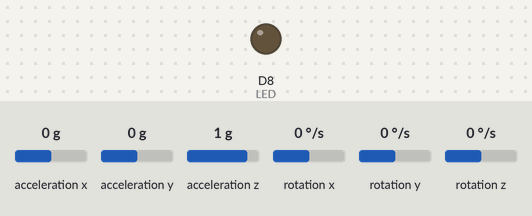
Simulated run of this sketch. Board: ESP8266 (NodeMCU). Parts: output pins drawn as LEDs (lit = HIGH). Wiring (inferred from the names in the program): MPU-6050 motion sensor at I2C address 0x68. Inputs (shaded band) come from the test bench; at power-on: acceleration x 0 g, acceleration y 0 g, acceleration z 1 g, rotation x 0 °/s, rotation y 0 °/s, rotation z 0 °/s. WiFi joins after 1.5 s; servers stay silent unless stated; random numbers use the default seed unless the sketch sets one; no MQTT or app messages arrive unless stated; what the sketch prints to the serial monitor is not drawn.

Above: at 4.3 s.
4.4 s: acceleration x set to -1.4 g
At 5.48 s:
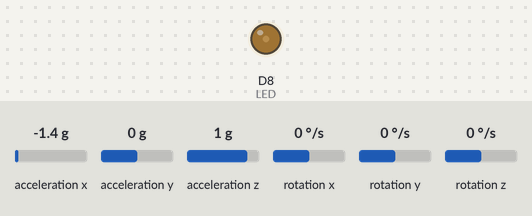
7.4 s: acceleration x set to 0 g
At 12.8 s:
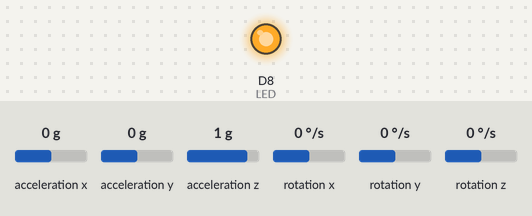
Timing chart, 0 to 20.4 s (numbered marks = the images above; inputs shaded):
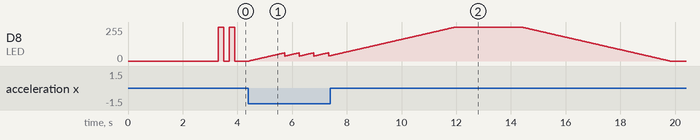

Measured:
- by itself, D8 (LED): alternates 255/255 for 0.20 s and 0/255 for 0.20 s

The sketch:

shortest_path_new.ino
```cpp
#include <ESP8266WiFi.h>
#include <PubSubClient.h>
#include <Wire.h>

const int MPU_ADDR =      0x68;
const int WHO_AM_I =      0x75;
const int PWR_MGMT_1 =    0x6B;
const int GYRO_CONFIG =   0x1B;
const int ACCEL_CONFIG =  0x1C;
const int ACCEL_XOUT =    0x3B;

const int sda_pin = D2; // define I2C SDA
const int scl_pin = D1; // define I2C SCL

//------ holds values form MPU6050 sensor ------//
int16_t AcX, AcY, AcZ, GyX, GyY, GyZ;

//------ holds update values for fade multithreading ------//
unsigned long LastRandomUpdate = 0;
unsigned long LastMsgUpdate = 0;
unsigned long LastPushUpdate = 0;

//------ holds random number updates ------//
int randNumber;

//------ flags ------//
bool restPosState = HIGH;
bool publishState = HIGH;
bool msgState = HIGH;
bool randState = HIGH;

//------ take a snapshot of the rest position ------//
int restPos;

//------ values used to delay fade state change ------//
int msgCounter = 0;
int pushCounter = 0;

//------ fade states ------//
#define UP 0
#define DOWN 1

byte fadeDirection = UP;
byte msgfadeDirection = UP;
byte pushfadeDirection = UP;
byte fadeIncrement = 1;

//------ fade limit values ------//
const int minPWM = 0;
const int maxPWM = 1023;

const int minRandPWM = 0;
const int maxRandPWM = 160;

int fadeValue = 0;
int msgFadeValue = 0;
int pushFadeValue = 0;

int fadeMax = 1100;

//------ LED pin ------//
const int LED = D8;
//const int LED = D5;

//------ updates millis() value ------//
unsigned long currentMillis;

//------ wifi connection values ------//
const char* ssid = "Shortest_Path_AP";   //wifi name
const char* password = "ESP8266rocks";       //wifi PassWord
const char* mqtt_server = "192.168.0.3";   //MQTT broker ip (Raspberry pi)

//------ unique device values ------//
const char* deviceSub = "47";                //device number - has to be modified for every device
const char* deviceHigh = "#47,1";
const char* deviceLow = "#47,0";


void initI2C()
{
  Wire.begin(sda_pin, scl_pin);
}

void writeRegMPU(int reg, int val)
{
  Wire.beginTransmission(MPU_ADDR);
  Wire.write(reg);
  Wire.write(val);
  Wire.endTransmission(true);
}

uint8_t readRegMPU(uint8_t reg)
{
  uint8_t data;
  Wire.beginTransmission(MPU_ADDR);
  Wire.write(reg);
  Wire.endTransmission(false);
  Wire.requestFrom(MPU_ADDR, 1);
  data = Wire.read();
  return data;
}

void findMPU(int mpu_addr)
{
  Wire.beginTransmission(MPU_ADDR);
  int data = Wire.endTransmission(true);

  if (data == 0)
  {
    Serial.print("Device found at address: 0x");
    Serial.println(MPU_ADDR, HEX);
  }
  else
  {
    Serial.println("Device not found!");
  }
}

void checkMPU(int mpu_addr)
{
  findMPU(MPU_ADDR);
  int data = readRegMPU(WHO_AM_I);

  if (data == 104)
  {
    Serial.println("MPU6050 OK! (104)");

    data = readRegMPU(PWR_MGMT_1); // Register 107 – Power Management 1-0x6B

    if (data == 64) Serial.println("MPU6050 is in sleep mode! (64)");
    else Serial.println("MPU6050 ACTIVE!");
  }
  else Serial.println("Verifique dispositivo - MPU6050 NÃO disponível!");
}

void initMPU()
{
  setSleepOff();
  setGyroScale();
  setAccelScale();
}

void setSleepOff()
{
  writeRegMPU(PWR_MGMT_1, 0);
}

void setGyroScale()
{
  writeRegMPU(GYRO_CONFIG, 0);
}

void setAccelScale()
{
  writeRegMPU(ACCEL_CONFIG, 0);
}

void readRawMPU()
{
  Wire.beginTransmission(MPU_ADDR);
  Wire.write(ACCEL_XOUT);
  Wire.endTransmission(false);
  Wire.requestFrom(MPU_ADDR, 14);

  AcX = Wire.read() << 8;
  AcX |= Wire.read();
  AcY = Wire.read() << 8;
  AcY |= Wire.read();
  AcZ = Wire.read() << 8;
  AcZ |= Wire.read();

  /*
    GyX = Wire.read() << 8;
    GyX |= Wire.read();
    GyY = Wire.read() << 8;
    GyY |= Wire.read();
    GyZ = Wire.read() << 8;
    GyZ |= Wire.read();
  */
}

//------ Function used to genrate random numbers ------//
int getRandomNumber(int startNum, int endNum) {
  randomSeed(ESP.getCycleCount());
  return random(startNum, endNum);
}

WiFiClient espClient;
PubSubClient client(espClient);


void setup() {

  delay(100);
  Serial.print("Setting "); Serial.print(LED); Serial.println(" as OUTPUT");
  pinMode(LED, OUTPUT); //Set D8 as output pin
  Serial.begin(115200);

  int randWifiConnect = getRandomNumber(0, 15000);

  Serial.println(" ");
  Serial.print("waiting for ");
  Serial.print(randWifiConnect);
  Serial.println(" millis before wifi connect...");
  delay(randWifiConnect);

  Serial.println("initializing I2C coms...");
  initI2C();
  Serial.println("setting up MPU6050 module...");
  initMPU();
  delay(50);

  setup_wifi();

  client.setServer(mqtt_server, 1883);
  client.setCallback(callback);
  delay(50);
}

void loop() {


  currentMillis = millis();

  //------ update MQTT client ------// DO NOT MOVE!!!
  client.loop();

  if (!client.connected()) {
    reconnect();
  }

  //------ check to see if sensor init correctly ------//
  if ( restPosState ) {
    delay(100);
    readRawMPU();

    restPos = AcX;
    Serial.print("restPos: ");
    Serial.println(restPos);

    if (restPos == -1) {
      Serial.println("MPU6050 doesn't communicate correctly");
      Serial.println("restarting...");
      ESP.restart();
    }
    else {
      Serial.println("sensor data is A-ok");
      digitalWrite(LED, HIGH); delay(200);
      digitalWrite(LED, LOW);  delay(200);
      digitalWrite(LED, HIGH); delay(200);
      digitalWrite(LED, LOW);
      Serial.println("starting loop...");
    }
    restPosState = LOW;
  }

  //------- update sensor values ------//
  readRawMPU();

  if (( AcX > restPos + 1550  || AcX < restPos - 1550 ) && publishState)
  {
    publishState = !publishState;
    Serial.print("turning ON device: "); Serial.println(deviceSub);
    client.publish("inData", deviceHigh);
  }

  if (( AcX > (restPos + 1600)  || AcX < (restPos - 1600)) && pushFadeValue >= 250 )
  {
    if ( pushfadeDirection == UP ) {
      pushFadeValue = 150;
      pushCounter = 0;
    }
    if ( pushCounter >= 1250 ) {
      pushFadeValue = 100;
      pushCounter = 0;
      pushfadeDirection = UP;
      Serial.println("was here");
    }
    Serial.print("turning ON device agian: "); Serial.println(deviceSub);
    client.publish("inData", deviceHigh);
  }

  if (( currentMillis - LastPushUpdate ) > 4 ) {
    if ( !publishState ) {
      randState = LOW;
      randNumber = 0;
      msgState = HIGH;
      push_fade();
    }
    LastPushUpdate = currentMillis;
  }

  if (( currentMillis - LastMsgUpdate ) > 4 ) {
    if ( !msgState ) {
      randState = LOW;
      msg_fade();
    }
    LastMsgUpdate = currentMillis;
  }

  if (( currentMillis - LastRandomUpdate ) > 2 ) {  //4
    random_fade( 0, 30000 );                        //random value limits
    LastRandomUpdate = currentMillis;
  }
}

void setup_wifi() {

  delay(10);                                        //start by connecting to a WiFi network
  Serial.print("Connecting to ");
  Serial.print(ssid);
  WiFi.begin(ssid, password);                       //connect...

  while (WiFi.status() != WL_CONNECTED) {
    delay(1000);
    Serial.print(".");
  }
  Serial.print("WiFi connected");
  //Serial.println("IP address: " + WiFi.localIP());
}

//------ MQTT msg received ------//
void callback( char* topic, byte * payload, unsigned int length ) {

  Serial.print("Message arrived [");
  Serial.print(topic);
  Serial.print("] ");

  if (topic == "outData") { }

  for (int i = 0; i < length; i++) {
    Serial.print((char)payload[i]);
    //msg.concat((char)payload[i]);
  }
  //Serial.print("msg: "); Serial.print((char)payload[0]); Serial.println((char)payload[1]);

  if ((char)payload[0] == deviceSub[0] && (char)payload[1] == deviceSub[1]) {

    msgState = LOW;   // turn on the msg_fade_function
    msgfadeDirection = UP;
    msgCounter = 0;

    if ( msgCounter != 1 ) {
      msgFadeValue = 0;
    }
    else {
      msgFadeValue = 100;
    }
  }
}

void reconnect() {
  // Loop until we're reconnected
  while (!client.connected()) {
    delay(10);
    Serial.print("Attempting MQTT connection...");

    if (client.connect(deviceSub)) {
      Serial.println("connected");
      client.publish("test", deviceSub );               //publish to "test" topic on MQTT connect
      client.subscribe("outData");
    }                                                    //...and resubscribe to topic outData
    else {
      Serial.print("failed, rc=");                      //if failed to connect --> retry every 5 sec.
      Serial.print(client.state());
      Serial.println("try again in 5 seconds");
      delay(5000);
    }
  }
}

void push_fade() {
  pushCounter++;
  Serial.print("pushFadeValue: "); Serial.println(pushFadeValue);

  if ( pushfadeDirection == UP ) {
    pushFadeValue++;
    if ( pushCounter >= fadeMax ) {
      pushfadeDirection = DOWN;
    }
  }
  else {
    pushFadeValue--;
    if ( pushFadeValue <= minPWM ) {

      pushfadeDirection = UP;
      pushCounter = 0;
      pushFadeValue = 0;

      Serial.print("turning OFF device: "); Serial.println(deviceSub);
      client.publish("inData", deviceLow);

      publishState = HIGH;   //allow MQTT publich
      randState = HIGH;      //allow random number generation
      //msgFadeValue = 0;    //allow msg fade

      analogWrite(LED, 0); //make sure to turn LED off completely
    }
  }
  analogWrite(LED, pushFadeValue);
}

void msg_fade() {
  msgCounter++;
  Serial.print("msgFadeValue: "); Serial.println(msgFadeValue);

  if ( msgfadeDirection == UP ) {
    msgFadeValue++;
    if ( msgCounter >= fadeMax ) {
      msgfadeDirection = DOWN;
    }
  }
  else {
    msgFadeValue--;
    if (msgFadeValue <= minPWM) {

      msgFadeValue = 0;
      msgfadeDirection = UP;
      msgCounter = 0;

      msgState = HIGH;   //Stop exe msg_fade function
      randState = HIGH;  //turn on random numbers generation

      analogWrite(LED, 0);
    }
  }
  analogWrite(LED, msgFadeValue);
}

void random_fade(int minVal, int maxVal) {

  if ( randState ) {
    randNumber = getRandomNumber(minVal, maxVal);
    //Serial.print("New random number: "); Serial.println(randNumber);
  }

  if ( randNumber == 2 ) {  //could be any number between min and max
    Serial.print("magic number: "); Serial.println(randNumber);
    randState = LOW;

    if ( fadeDirection == UP ) {
      fadeValue = fadeValue + fadeIncrement;
      analogWrite(LED, fadeValue);
      if (fadeValue >= maxRandPWM) {               // At max, limit and change direction
        fadeValue = maxRandPWM;
        fadeDirection = DOWN;
      }
    }
    else {
      fadeValue = fadeValue - fadeIncrement;       // if we aren't going up, we're going down
      analogWrite(LED, fadeValue);
      if (fadeValue <= minRandPWM) {               // At min, limit and change direction
        fadeValue = minRandPWM;
        fadeDirection = UP;
        randState = HIGH;
        randNumber = 0;
      }
      /*
        if (fadeValue == minRandPWM) {
          randState = HIGH;
          randNumber = LOW;
        }
      */
    }
  }
}
```
